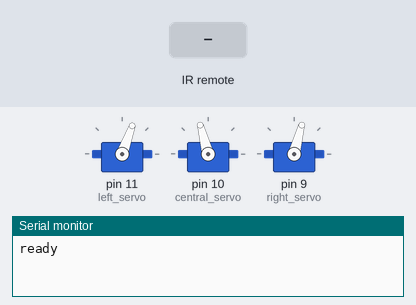
The sketch below on a simulated Arduino Uno, built with avr-gcc and run on an emulated ATmega328P. On the bench: 3 × servo, the last lines printed to the serial monitor. Inputs (shaded band) come from the test bench.

Above: at 1.2 s.
1.3 s: infrared code 0xFF6897 received
At 1.45 s:
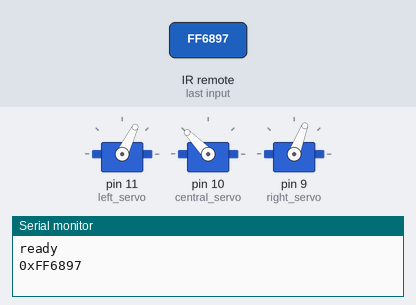
At 2.06 s:
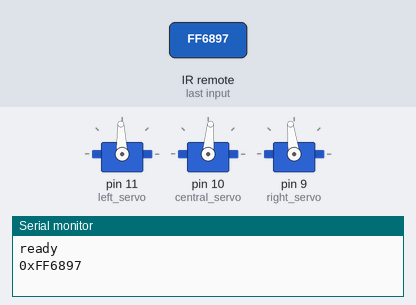
4.3 s: infrared code 0xFF22DD received
At 4.49 s:
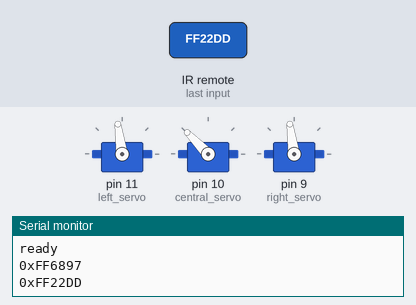
7.3 s: infrared code 0xFF629D received
At 8.45 s:
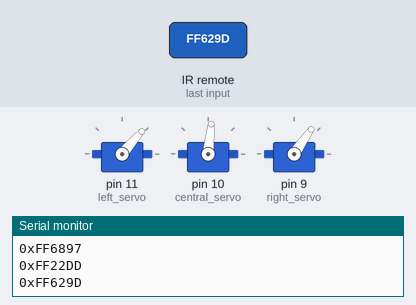
10.3 s: infrared code 0xFFC23D received
13.3 s: infrared code 0xFFA857 received
16.3 s: infrared code 0xFF4AB5 received
Timing chart, 0 to 18.8 s (numbered marks = the images above; inputs shaded):
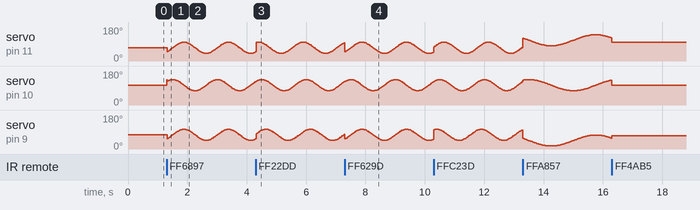

The sketch:

move_forward_or_back.ino
```cpp
#include "IRremote.h" // special librrary.
#include <Servo.h>
//link -->> https://github.com/shirriff/Arduino-IRremote

const int IR_PIN = A0; // pin to connect
Servo left_servo;
Servo central_servo;
Servo right_servo;
IRrecv irrecv(IR_PIN); // an object for IRrecv

const int CENTRAL_SERVO_ZERO_VALUE = 105; //105
int LEFT_SERVO_ZERO_VALUE = 70; //105
int RIGHT_SERVO_ZERO_VALUE = 75; //50

const int AMLITUDE_LEFT_AND_RIGHT = 30;
const int AMLITUDE_CENTRAL = 20;

long phase;
long stepPeriod;
long lastMillis;
float angleLeftServo;
float angleRightServo;
float angleCentralServo;
boolean stopped;
boolean isattached;

void ServoAttach(){
  if (!isattached){
    left_servo.attach(11);
    central_servo.attach(10);
    right_servo.attach(9);
    isattached = true;
  }
}

void setup() {
  Serial.begin(9600);
  Serial.println("ready");
  irrecv.enableIRIn(); // start.

  ServoAttach();
  stopped = true;
  angleLeftServo = 0;
  angleRightServo = 0;
  angleCentralServo = 0;
  stepPeriod = 1500;

  lastMillis = millis();
}

int findAngle(int amplitude, float angleservo, float phaseMillis) {
  float beta =  2 * PI * phaseMillis / stepPeriod + angleservo;
  float angle = amplitude * sin(beta);
  return (int)angle;
}

void loop() {
  long millisNow = millis();
  long millisPassed = millisNow - lastMillis;
  if (stopped) {
    if (millisPassed >= 1000){
      left_servo.detach();
      central_servo.detach();
      right_servo.detach();
      isattached = false;
    }
    phase = 0;
  } else {
    lastMillis = millisNow;
    phase += millisPassed;
    phase = phase % stepPeriod;
  }

  decode_results results; // decode_results -->> struct for decoded commands.
  if (irrecv.decode(&results)) { // like cin.good();
    Serial.print("0x");
    Serial.println(results.value, HEX);
    ServoAttach();
    if (results.value == 0xFF6897 || results.value == 0xFF629D) {
      // нажаття "1"/"стрілка вгору" рух вперед
      angleLeftServo = 0;
      angleRightServo = 0;
      angleCentralServo = PI/2;

      LEFT_SERVO_ZERO_VALUE = 70;
      RIGHT_SERVO_ZERO_VALUE = 75;
      stepPeriod = 1500;

      stopped = false;
    } else if (results.value == 0xFF22DD) {
      if (!stopped) {
        angleLeftServo = 2;
        angleRightServo = 1;
      }
    } else if (results.value == 0xFFC23D) {
      if (!stopped) {
        angleLeftServo = 1;
        angleRightServo = 2;
      }
    } else if (results.value == 0xFF9867 || results.value == 0xFFA857) {
      // нажаття "2"/"стрілка вниз" рух назад
      angleLeftServo = 0;
      angleRightServo = 0;
      angleCentralServo = -PI/2;

      LEFT_SERVO_ZERO_VALUE = 90;
      RIGHT_SERVO_ZERO_VALUE = 60;


      central_servo.write(CENTRAL_SERVO_ZERO_VALUE);
      left_servo.write(LEFT_SERVO_ZERO_VALUE);
      right_servo.write(RIGHT_SERVO_ZERO_VALUE);

      stepPeriod = 3000;
      LEFT_SERVO_ZERO_VALUE = 110;
      RIGHT_SERVO_ZERO_VALUE = 45;

      stopped = false;
    } else if (results.value == 0xFF02FD) {
      // нажаття "ОК" зупинка
      angleLeftServo = 0;
      angleRightServo = 0;
      angleCentralServo = 0;

      LEFT_SERVO_ZERO_VALUE = 70;
      RIGHT_SERVO_ZERO_VALUE = 75;

      stopped = true;
    } else if (results.value == 0xFF4AB5) {
      // нажаття "0" позиція для руху назад
      angleLeftServo = 0;
      angleRightServo = 0;
      angleCentralServo = 0;

      LEFT_SERVO_ZERO_VALUE = 100;
      RIGHT_SERVO_ZERO_VALUE = 70;

      stopped = true;
    }

    irrecv.resume(); // called to resume decoding
  }
  central_servo.write(CENTRAL_SERVO_ZERO_VALUE +
      findAngle(AMLITUDE_LEFT_AND_RIGHT, angleCentralServo, phase));
  left_servo.write(LEFT_SERVO_ZERO_VALUE +
      findAngle(AMLITUDE_LEFT_AND_RIGHT, angleLeftServo, phase));
  right_servo.write(RIGHT_SERVO_ZERO_VALUE +
      findAngle(AMLITUDE_LEFT_AND_RIGHT, angleRightServo, phase));
}
```
